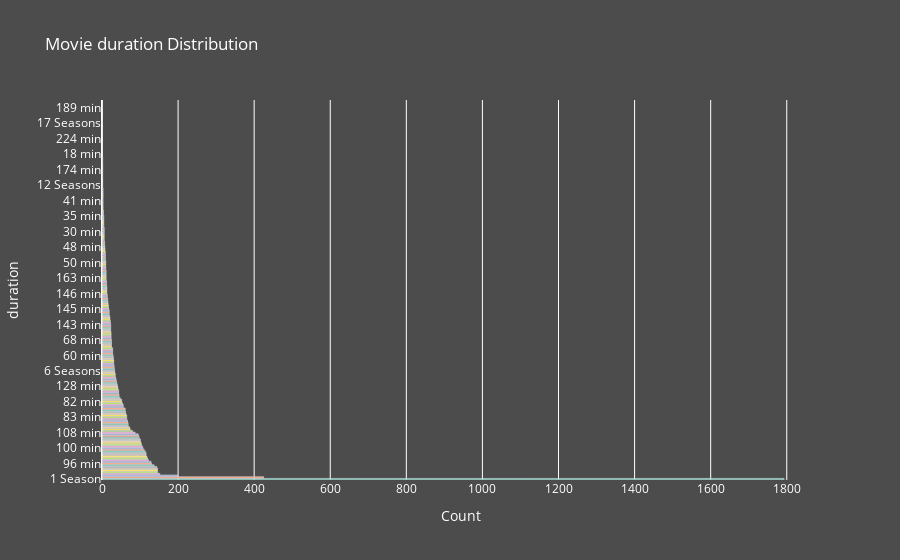

Notebook code for this chart:
### Code cell
import plotly.express as px

ratings = list(df['duration'].value_counts().index)
rating_counts = list(df['duration'].value_counts().values)

fig = px.bar(
    y=ratings,
    x=rating_counts,
    orientation='h',
    title='Movie duration Distribution',
    labels={'y': 'duration', 'x': 'Count'},
    color=ratings,
    color_discrete_sequence=px.colors.qualitative.Set2,
)

fig.update_layout(
    plot_bgcolor='rgba(0, 0, 0, 0)',
    paper_bgcolor='rgba(0, 0, 0, 0.7)',
    font=dict(color='white'),
    showlegend=False,  # Hide legend for better aesthetics
)

fig.show()
